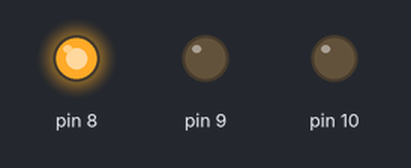
Bench run of a sketch on a simulated Arduino Uno, built with avr-gcc and run on an emulated ATmega328P. Parts: output pins drawn as LEDs (lit = HIGH).

Above: at 12.5 s.
At 14.5 s:
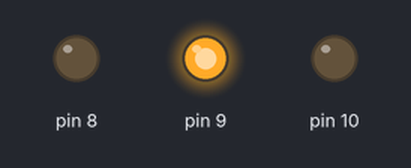
At 16.5 s:
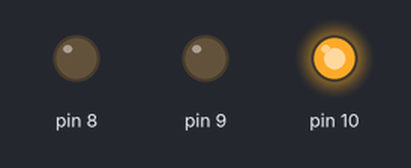
At 17.5 s:
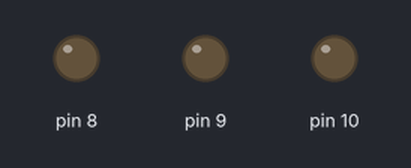
Timing chart, 0 to 19.8 s (numbered marks = the images above):
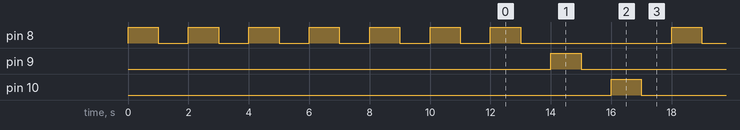

The sketch:

blink_leds.ino
```cpp
#include <Arduino.h>


void blinkLed(int i, int seconds);

void setup() {
    pinMode(8,OUTPUT);
    pinMode(9,OUTPUT);
    pinMode(10, OUTPUT);

    int x = 0;
    while (x <= 5){
        blinkLed(8, 1000);
        x++;
    }
}

void loop() {
    blinkLed(8, 1000);
    blinkLed(9, 1000);
    blinkLed(10, 1000);
}

void blinkLed(int pin, int seconds) {
    digitalWrite(pin, HIGH);
    delay(seconds);
    digitalWrite(pin, LOW);
    delay(seconds);
}
```

Measured:
- by itself, pin 8: goes 6 × (LOW 1.0 s, HIGH 1.0 s), 19 × (LOW 5.0 s, HIGH 1.0 s), then LOW
- by itself, pin 9, pin 10: alternates HIGH for 1.0 s and LOW for 5.0 s
- by itself, everything shown: repeats every 6.0 s, in 6 steps
